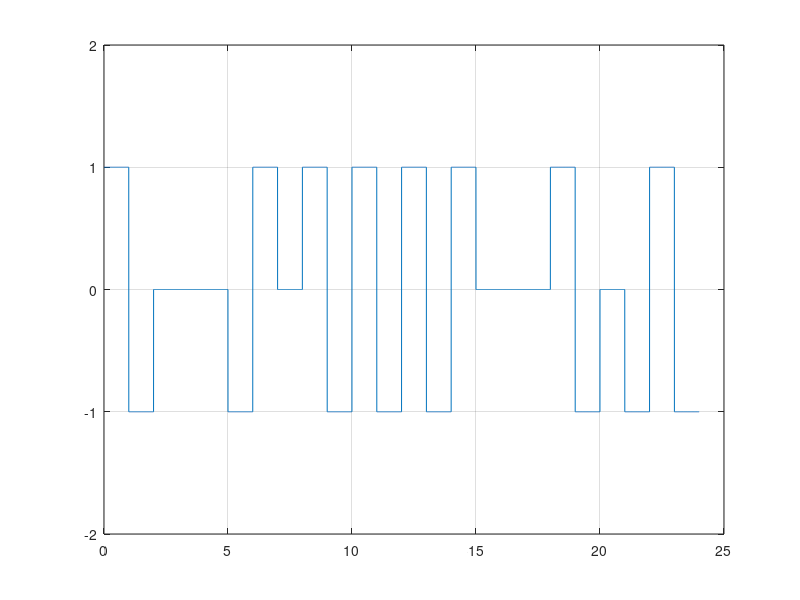

Write the MATLAB code that produced this figure.
clc; clear; close;

x = [1 1 0 0 0 0 0 0 0 0 1 1 1 1 1 0 0 0 0 0 0 0 0 1];
cnt=0;
v=1;
vv=1;

for i=1:length(x)
   if x(i)==0
       cnt=cnt+1;
   else
       x(i)=v;
       vv=v;
       v = v*-1;
       cnt=0;
   end
   if cnt>7
       x(i-4) = vv;
       x(i-3) = -vv;
       x(i-1) = -vv;
       x(i) = vv;
       cnt =0;
   end
end

xx = zeros(1,length(x)*500);

for i=1:length(x)
    for j=1:500
       xx((i-1)*500+j) = x(i);
    end
end

time = 0:1/500:length(x)-1/500;
plot(time,xx);
ylim([-2,2]);
grid on;

%demodulation

n = length(xx)/500;
s = zeros(1,n);

for i=1:n
    if i < n-1 && xx(i*500)~=0 && xx(i*500)==xx((i+2)*500) && xx((i+1)*500) == 0
        for j=i:i+3
            xx(j*500)=0;
        end
        s(i-1) = 0;
    elseif xx(i*500) ~= 0
        s(i) = 1;
    end
end

disp(s);
   
